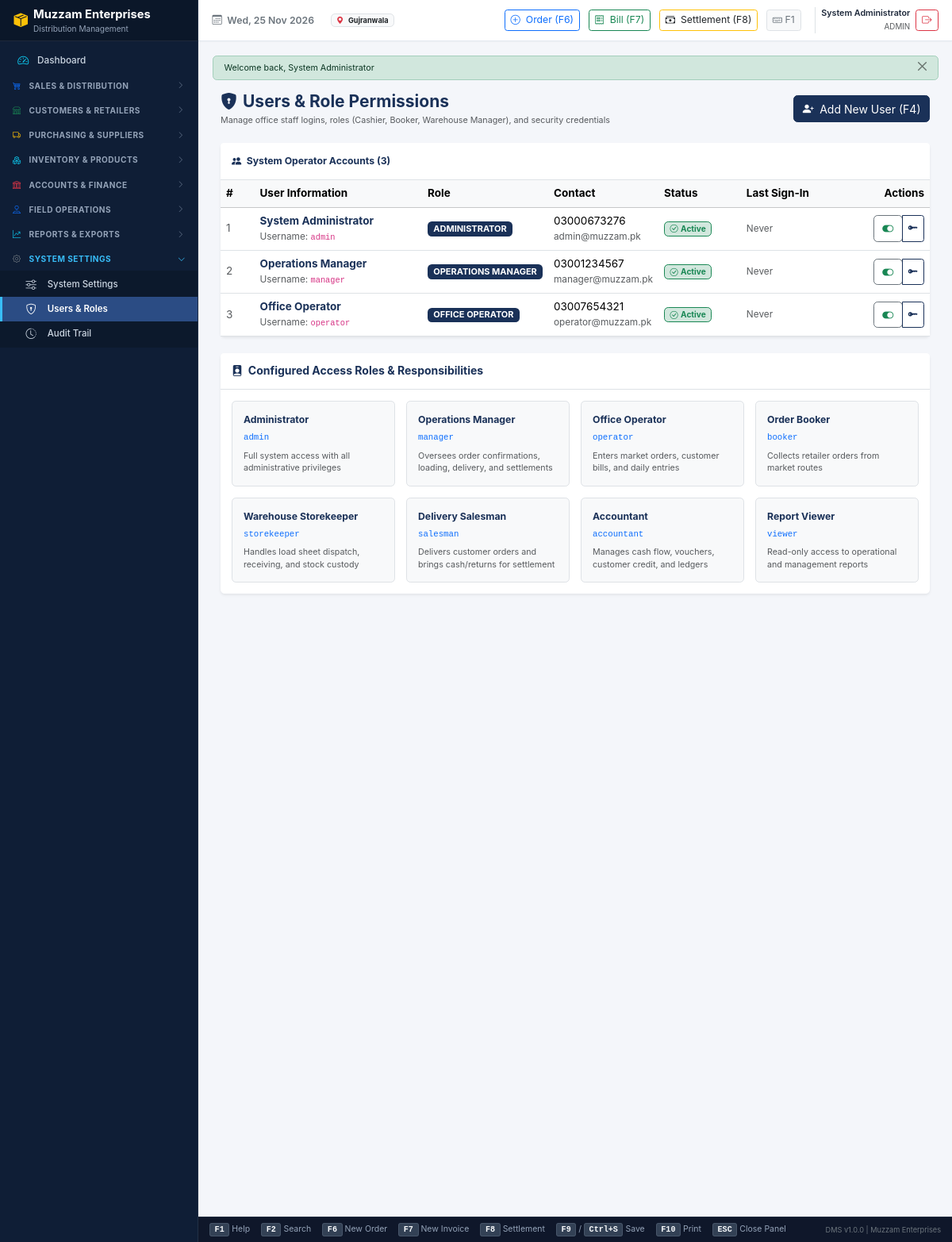
The app's page /modules/users/index.php (signed in) with its own data.
### tables this page shows
CREATE TABLE `settings` (
  `id` INT UNSIGNED NOT NULL AUTO_INCREMENT,
  `setting_group` VARCHAR(50) NOT NULL DEFAULT 'general',
  `setting_key` VARCHAR(100) NOT NULL UNIQUE,
  `setting_value` TEXT DEFAULT NULL,
  `data_type` ENUM('string', 'number', 'boolean', 'json') NOT NULL DEFAULT 'string',
  `description` VARCHAR(255) DEFAULT NULL,
  `updated_at` DATETIME NOT NULL DEFAULT CURRENT_TIMESTAMP ON UPDATE CURRENT_TIMESTAMP,
  PRIMARY KEY (`id`),
  INDEX `idx_settings_group` (`setting_group`)
);

CREATE TABLE `users` (
  `id` BIGINT UNSIGNED NOT NULL AUTO_INCREMENT,
  `username` VARCHAR(50) NOT NULL UNIQUE,
  `email` VARCHAR(100) DEFAULT NULL UNIQUE,
  `password_hash` VARCHAR(255) NOT NULL,
  `full_name` VARCHAR(100) NOT NULL,
  `phone` VARCHAR(25) DEFAULT NULL,
  `status` ENUM('active', 'inactive') NOT NULL DEFAULT 'active',
  `last_login_at` DATETIME DEFAULT NULL,
  `login_attempts` INT NOT NULL DEFAULT 0,
  `locked_until` DATETIME DEFAULT NULL,
  `is_deleted` TINYINT(1) NOT NULL DEFAULT 0,
  `created_at` DATETIME NOT NULL DEFAULT CURRENT_TIMESTAMP,
  `updated_at` DATETIME NOT NULL DEFAULT CURRENT_TIMESTAMP ON UPDATE CURRENT_TIMESTAMP,
  PRIMARY KEY (`id`),
  INDEX `idx_users_username` (`username`),
  INDEX `idx_users_status` (`status`)
);

CREATE TABLE `roles` (
  `id` INT UNSIGNED NOT NULL AUTO_INCREMENT,
  `role_name` VARCHAR(50) NOT NULL UNIQUE,
  `role_code` VARCHAR(50) NOT NULL UNIQUE,
  `description` VARCHAR(255) DEFAULT NULL,
  `is_system` TINYINT(1) NOT NULL DEFAULT 0,
  `created_at` DATETIME NOT NULL DEFAULT CURRENT_TIMESTAMP,
  `updated_at` DATETIME NOT NULL DEFAULT CURRENT_TIMESTAMP ON UPDATE CURRENT_TIMESTAMP,
  PRIMARY KEY (`id`)
);

### config/database.php (called while the page is built, shortened)
<?php
class Database {
    private static ?PDO $instance = null;
    public static function getConnection(): PDO {
        if (self::$instance === null) {
            $dsn = "mysql:host=" . DB_HOST . ";port=" . DB_PORT . ";dbname=" . DB_NAME . ";charset=" . DB_CHARSET;
            $options = [
                PDO::ATTR_ERRMODE            => PDO::ERRMODE_EXCEPTION,
                PDO::ATTR_DEFAULT_FETCH_MODE => PDO::FETCH_ASSOC,
                PDO::ATTR_EMULATE_PREPARES   => false,
                PDO::MYSQL_ATTR_INIT_COMMAND => "SET NAMES utf8mb4 COLLATE utf8mb4_unicode_ci, time_zone = '" . (defined('DB_TIMEZONE') ? DB_TIMEZONE : '+05:00') . "'"
            ];
            try {
                self::$instance = new PDO($dsn, DB_USER, DB_PASS, $options);
            } catch (PDOException $e) {
                $logFile = LOGS_PATH . DIRECTORY_SEPARATOR . 'db_errors.log';
                $timestamp = date('Y-m-d H:i:s');
                $message = "[{$timestamp}] PDO Connection Failed: " . $e->getMessage() . PHP_EOL;
                @file_put_contents($logFile, $message, FILE_APPEND);
                throw new Exception("Database connection failure. Please verify MySQL service status or run setup.");
            }
        }
        return self::$instance;
    }
}
function db(): PDO {
    return Database::getConnection();
}

### includes/functions.php (called while the page is built, shortened)
<?php
function e($value): string {
    return htmlspecialchars((string)($value ?? ''), ENT_QUOTES, 'UTF-8');
}
function get_setting(string $key, string $default = ''): string {
    static $cache = [];
    if (isset($cache[$key])) {
        return $cache[$key];
    }
    try {
        $stmt = db()->prepare("SELECT setting_value FROM settings WHERE setting_key = ? LIMIT 1");
        $stmt->execute([$key]);
        $val = $stmt->fetchColumn();
        $cache[$key] = ($val !== false) ? (string)$val : $default;
        return $cache[$key];
    } catch (Exception $e) {
        return $default;
    }
}

### includes/auth.php (called while the page is built, shortened)
<?php
function is_logged_in(): bool {
    return !empty($_SESSION['user_id']) && !empty($_SESSION['username']);
}
function current_user(): ?array {
    return [
        'id'        => (int)$_SESSION['user_id'],
        'username'  => $_SESSION['username'],
        'full_name' => $_SESSION['full_name'] ?? 'User',
        'email'     => $_SESSION['email'] ?? '',
        'roles'     => $_SESSION['roles'] ?? []
    ];
}

### includes/database_helpers.php (called while the page is built, shortened)
<?php
function db_fetch_all(string $sql, array $params = []): array {
    $stmt = db()->prepare($sql);
    $stmt->execute($params);
    return $stmt->fetchAll();
}

### includes/response.php (called while the page is built, shortened)
<?php
if (!function_exists('get_flash_messages')) {
    function get_flash_messages(): array {
        if (session_status() === PHP_SESSION_ACTIVE && !empty($_SESSION['flash_messages'])) {
            $messages = $_SESSION['flash_messages'];
            return $messages;
        }
        return [];
    }
}

### modules/users/index.php (the view, shortened to what this page needs)
<?php
$users = db_fetch_all("
    SELECT
        u.id,
        u.username,
        u.full_name,
        u.email,
        u.phone,
        u.status,
        u.last_login_at,
        r.id as role_id,
        r.role_name,
        r.role_code
    FROM users u
    LEFT JOIN user_roles ur ON u.id = ur.user_id
    LEFT JOIN roles r ON ur.role_id = r.id
    WHERE u.is_deleted = 0
    ORDER BY u.id ASC
");
$roles = db_fetch_all("SELECT id, role_name, role_code, description FROM roles ORDER BY id ASC");
require_once INCLUDES_PATH . '/header.php';
require_once INCLUDES_PATH . '/sidebar.php';
require_once INCLUDES_PATH . '/topbar.php';
?>
<div class="content-wrapper">
    <div class="container-fluid">
        <div class="d-flex justify-content-between align-items-center mb-4">
            <div>
                <h4 class="mb-1 text-navy fw-bold">
                    <i class="bi bi-shield-lock-fill me-2"></i>Users & Role Permissions
                </h4>
                <p class="text-muted small mb-0">Manage office staff logins, roles (Cashier, Booker, Warehouse Manager), and security credentials</p>
            </div>
            <div>
                <button type="button" class="btn btn-navy" onclick="openDrawer('drawer-new-user')">
                    <i class="bi bi-person-plus-fill me-1"></i> Add New User (F4)
                </button>
            </div>
        </div>
        <div class="card border-0 shadow-sm mb-4">
            <div class="card-header bg-white py-3 border-bottom d-flex justify-content-between align-items-center">
                <span class="fw-bold text-navy">
                    <i class="bi bi-people-fill me-1"></i> System Operator Accounts (<?= count($users) ?>)
                </span>
            </div>
            <div class="table-responsive">
                <table class="table table-hover align-middle mb-0" style="font-size: 13.5px;">
                    <thead class="table-light">
                        <tr>
                            <th style="width: 5%;">#</th>
                            <th style="width: 25%;">User Information</th>
                            <th style="width: 15%;">Role</th>
                            <th style="width: 15%;">Contact</th>
                            <th style="width: 12%;">Status</th>
                            <th style="width: 15%;">Last Sign-In</th>
                            <th style="width: 13%;" class="text-end">Actions</th>
                        </tr>
                    </thead>
                    <tbody>
                        <?php foreach ($users as $idx => $u): ?>
                            <tr>
                                <td class="text-muted"><?= $idx + 1 ?></td>
                                <td>
                                    <div class="fw-bold text-navy"><?= htmlspecialchars($u['full_name']) ?></div>
                                    <small class="text-muted">Username: <code><?= htmlspecialchars($u['username']) ?></code></small>
                                </td>
                                <td>
                                    <span class="badge bg-navy text-white text-uppercase" style="font-size: 11px;">
                                        <?= htmlspecialchars($u['role_name'] ?: 'No Role') ?>
                                    </span>
                                </td>
                                <td>
                                    <div><?= htmlspecialchars($u['phone'] ?: 'No Phone') ?></div>
                                    <small class="text-muted"><?= htmlspecialchars($u['email'] ?: '-') ?></small>
                                </td>
                                <td>
                                    <?php if ($u['status'] === 'active'): ?>
                                        <span class="badge bg-success-subtle text-success border border-success">
                                            <i class="bi bi-check-circle me-1"></i>Active
                                        </span>
                                    <?php else: ?>
                                        <span class="badge bg-danger-subtle text-danger border border-danger">
                                            <i class="bi bi-slash-circle me-1"></i>Inactive
                                        </span>
                                    <?php endif; ?>
                                </td>
                                <td class="small text-muted">
                                    <?= !empty($u['last_login_at']) ? date('d-m-Y H:i', strtotime($u['last_login_at'])) : 'Never' ?>
                                </td>
                                <td class="text-end">
                                    <div class="btn-group btn-group-sm">
                                        <form method="POST" action="index.php" class="d-inline" onsubmit="return confirm('Change user status?');">
                                            <button type="submit" class="btn btn-outline-secondary" title="Toggle Active/Inactive">
                                                <i class="bi <?= $u['status'] === 'active' ? 'bi-toggle-on text-success fs-6' : 'bi-toggle-off text-muted fs-6' ?>"></i>
                                            </button>
                                        </form>
                                        <button type="button" class="btn btn-outline-navy" title="Reset Password"
                                                onclick="promptResetPassword(<?= $u['id'] ?>, '<?= htmlspecialchars($u['username'], ENT_QUOTES) ?>')">
                                            <i class="bi bi-key-fill"></i>
                                        </button>
                                    </div>
                                </td>
                            </tr>
                        <?php endforeach; ?>
                    </tbody>
                </table>
            </div>
        </div>
        <div class="card border-0 shadow-sm">
            <div class="card-header bg-white py-3 border-bottom">
                <h6 class="mb-0 fw-bold text-navy">
                    <i class="bi bi-person-badge-fill me-1"></i> Configured Access Roles & Responsibilities
                </h6>
            </div>
            <div class="card-body">
                <div class="row g-3">
                    <?php foreach ($roles as $r): ?>
                        <div class="col-md-3">
                            <div class="p-3 border rounded bg-light h-100">
                                <div class="fw-bold text-navy mb-1"><?= htmlspecialchars($r['role_name']) ?></div>
                                <code class="small text-primary mb-2 d-inline-block"><?= htmlspecialchars($r['role_code']) ?></code>
                                <p class="text-muted small mb-0"><?= htmlspecialchars($r['description'] ?: 'Standard access profile') ?></p>
                            </div>
                        </div>
                    <?php endforeach; ?>
                </div>
            </div>
        </div>
    </div>
</div>
<?php
require_once INCLUDES_PATH . '/footer.php';
?>

### includes/topbar.php (shortened to what this page needs)
<?php
$user = current_user();
?>
<div class="dms-main">
    <header class="dms-topbar">
        <div class="dms-topbar-left">
            <span class="fw-semibold text-secondary">
                <i class="bi bi-calendar3 me-1"></i> <?= date('D, d M Y') ?>
            </span>
            <span class="badge bg-light text-dark border ms-2">
                <i class="bi bi-geo-alt-fill text-danger me-1"></i> <?= e(get_setting('city', 'Gujranwala')) ?>
            </span>
        </div>
        <div class="dms-topbar-right">
            <a href="<?= APP_URL ?>/modules/orders/create.php" class="btn btn-sm btn-outline-primary py-1 px-2" title="New Booking Order (F6)">
                <i class="bi bi-plus-circle me-1"></i> Order (F6)
            </a>
            <a href="<?= APP_URL ?>/modules/invoices/create.php" class="btn btn-sm btn-outline-success py-1 px-2" title="New Sales Invoice (F7)">
                <i class="bi bi-receipt me-1"></i> Bill (F7)
            </a>
            <a href="<?= APP_URL ?>/modules/settlements/create.php" class="btn btn-sm btn-outline-warning text-dark py-1 px-2" title="Daily Route Settlement (F8)">
                <i class="bi bi-cash-stack me-1"></i> Settlement (F8)
            </a>
            <button type="button" class="btn btn-sm btn-light border py-1 px-2 text-secondary" onclick="openDrawer('drawer-shortcuts-help')" title="Keyboard Shortcuts (F1)">
                <i class="bi bi-keyboard"></i> F1
            </button>
            <div class="d-flex align-items-center ms-2 ps-2 border-start">
                <div class="text-end me-2 d-none d-md-block">
                    <div class="fw-semibold small leading-none"><?= e($user['full_name'] ?? 'User') ?></div>
                    <small class="text-muted" style="font-size:0.7rem;"><?= e(strtoupper(implode(', ', $user['roles'] ?? ['USER']))) ?></small>
                </div>
                <a href="<?= APP_URL ?>/logout.php" class="btn btn-sm btn-outline-danger py-1 px-2" title="Sign Out">
                    <i class="bi bi-box-arrow-right"></i>
                </a>
            </div>
        </div>
    </header>
    <main class="dms-content">
        <?php foreach (get_flash_messages() as $msg): ?>
            <div class="alert alert-<?= e($msg['type']) ?> alert-dismissible fade show py-2 px-3 small mb-3" role="alert">
                <?= e($msg['message']) ?>
                <button type="button" class="btn-close py-2" data-bs-dismiss="alert" aria-label="Close"></button>
            </div>
        <?php endforeach; ?>

### assets/css/app.css (style rules this page uses)
:root { --dms-navy-dark: #0f1e36; --dms-navy: #1a3158; --dms-navy-light: #2b4c84; --dms-primary: #1d4ed8; --dms-primary-hover: #1e40af; --dms-bg: #f4f6fa; --dms-card-bg: #ffffff; --dms-border: #e2e8f0; --dms-text: #1e293b; --dms-text-muted: #64748b; --dms-accent: #f59e0b; --dms-success: #10b981; --dms-danger: #ef4444; }
.bg-navy { background-color: var(--dms-navy) !important; color: #ffffff; }
.text-navy { color: var(--dms-navy) !important; }
.badge.bg-navy { background-color: var(--dms-navy) !important; color: #ffffff !important; }
.btn-navy { background-color: var(--dms-navy) !important; border-color: var(--dms-navy) !important; color: #ffffff !important; }
.btn-outline-navy { color: var(--dms-navy) !important; border-color: var(--dms-navy) !important; background-color: transparent !important; }
html, body { height: 100%; margin: 0; padding: 0; overflow: hidden; background-color: var(--dms-bg); color: var(--dms-text); font-family: -apple-system, BlinkMacSystemFont, "Segoe UI", Roboto, "Helvetica Neue", Arial, sans-serif; font-size: 0.875rem; line-height: 1.45; }
.dms-main { flex-grow: 1; height: 100vh; max-height: 100vh; display: flex; flex-direction: column; min-width: 0; overflow: hidden; }
.dms-topbar { height: 52px; min-height: 52px; max-height: 52px; flex-shrink: 0; background-color: #ffffff; border-bottom: 1px solid var(--dms-border); display: flex; align-items: center; justify-content: space-between; padding: 0 1.25rem; box-shadow: 0 1px 2px rgba(0,0,0,0.03); z-index: 100; }
.dms-topbar-left { display: flex; align-items: center; gap: 1rem; }
.dms-topbar-right { display: flex; align-items: center; gap: 0.75rem; }
.dms-content, .dms-main-content { flex-grow: 1; overflow-y: auto; overflow-x: auto; padding: 1.25rem; background-color: var(--dms-bg); }

### records on screen
settings: setting_value "Gujranwala"
users: full_name "System Administrator", username "admin", roles.role_name "ADMINISTRATOR", phone "03000673276", email "admin@muzzam.pk", status "active" (drawn), shows "Never"
users: full_name "Operations Manager", username "manager", roles.role_name "OPERATIONS MANAGER", phone "03001234567", email "manager@muzzam.pk", status "active" (drawn), shows "Never"
users: full_name "Office Operator", username "operator", roles.role_name "OFFICE OPERATOR", phone "03007654321", email "operator@muzzam.pk", status "active" (drawn), shows "Never"
roles: role_name "Administrator", role_code "admin", description "Full system access with all administrative privileges"
roles: role_name "Operations Manager", role_code "manager", description "Oversees order confirmations, loading, delivery, and settlements"
roles: role_name "Office Operator", role_code "operator", description "Enters market orders, customer bills, and daily entries"
roles: role_name "Order Booker", role_code "booker", description "Collects retailer orders from market routes"
roles: role_name "Warehouse Storekeeper", role_code "storekeeper", description "Handles load sheet dispatch, receiving, and stock custody"
roles: role_name "Delivery Salesman", role_code "salesman", description "Delivers customer orders and brings cash/returns for settlement"
roles: role_name "Accountant", role_code "accountant", description "Manages cash flow, vouchers, customer credit, and ledgers"
roles: role_name "Report Viewer", role_code "viewer", description "Read-only access to operational and management reports"

### other values on screen
CLIENT_NAME "Muzzam Enterprises"
implode(', ', $user['roles'] ?? ['USER']) "ADMIN"
$msg['message'] "Welcome back, System Administrator"
count($users) "3"
APP_VERSION "1.0.0"
